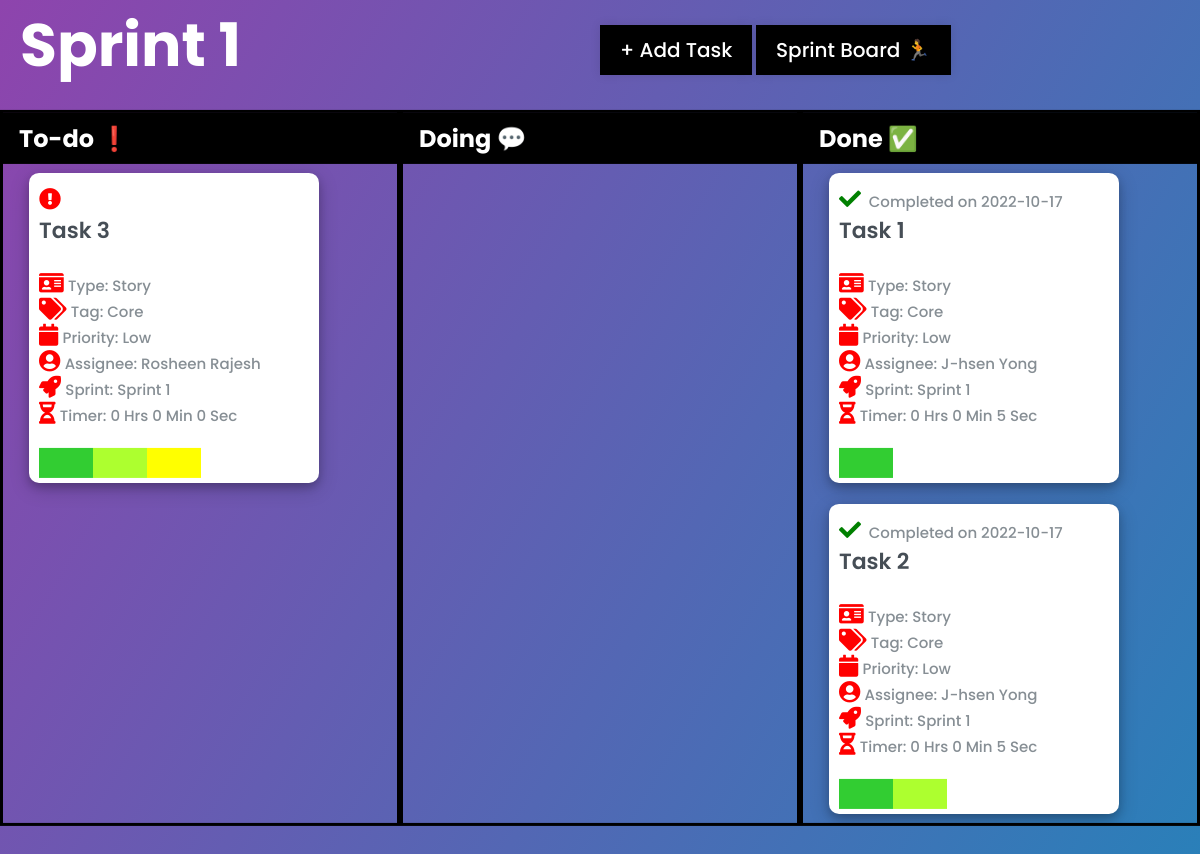
The page /kanban/1 on the database its author committed.
### tables this page shows
CREATE TABLE "Sprint" (
	"sprint_id"	INTEGER NOT NULL UNIQUE,
	"sprint_name"	TEXT,
	"sprint_start"	TEXT,
	"sprint_end"	TEXT,
	"sprint_status"	TEXT,
	PRIMARY KEY("sprint_id" AUTOINCREMENT)
);

CREATE TABLE "card" (
	"card_id"	INTEGER NOT NULL UNIQUE,
	"card_name"	TEXT NOT NULL,
	"card_tag"	TEXT,
	"card_priority"	TEXT,
	"card_storypoint"	TEXT,
	"card_description"	TEXT,
	"card_status"	TEXT,
	"card_start"	TEXT,
	"card_stop"	TEXT,
	"card_elapsed"	BLOB,
	"list_id"	INTEGER,
	"user_username"	TEXT,
	"sprint_id"	INTEGER,
	"card_type"	INTEGER,
	"card_timer"	BLOB DEFAULT 0,
	PRIMARY KEY("card_id" AUTOINCREMENT),
	FOREIGN KEY("user_username") REFERENCES "User"("user_username") ON DELETE SET NULL,
	FOREIGN KEY("list_id") REFERENCES "List"("list_id") ON DELETE SET NULL,
	FOREIGN KEY("sprint_id") REFERENCES "Sprint"("sprint_id") ON DELETE SET NULL
);

### app.py (the view)
@app.route('/kanban/<int:id>', methods=['GET', 'POST'])
def kanban(id):
    sprints = appDb.all_sprint()
    for sprint in sprints:
        if sprint[0] == id:
            sprint_name = sprint[1]
    tasks = appDb.all_cards()
    if request.method == "POST":
        task_id = request.form.get("add_task")
        appDb.update_card("sprint_id", id, task_id)
        return redirect(f"/kanban/{id}")
    else:
        return render_template('kanban.html', tasks=tasks, id=id, sprint_name=sprint_name, sprints=sprints)

### db.py (called while the page is built)
    def all_cards(self ) :
        try :
            self.cursor.execute(
                "SELECT * from CARD")
            return self.cursor.fetchall()
        except Exception as e :
            return e

    def all_sprint(self) :
        try :
            self.cursor.execute(
                "Select * from sprint")
            return self.cursor.fetchall()
        except Exception as e :
            return e

### templates/kanban.html (shortened to what this page needs)
{% extends "base.html" %}
{% block head %}
<link rel="stylesheet" href="https://use.fontawesome.com/releases/v5.15.4/css/all.css"/>
{% endblock %}
{%block body %}
<div class="kanban_page">
    <h1>{{sprint_name}}</h1>
     <div class="todo-container" >
        <div class="status">
            <h2>To-do &#10071</h2>
            {% for task in tasks %}
            {% if task[6] == "To do" and task[12] == id %}
            <div class="miniature_card">
                <div class="front_facing">
                    {% if task[6] == "To do" %}
                        <div><i class="fa fa-exclamation-circle" style="color:red; margin-top: 5px;"></i></div>
                    {% elif task[6] == "Doing" %}
                        <div><i class="fa fa-ellipsis-h" style="color: 	#CCCC00; margin-top: 5px;"></i></div>
                    {% else %}
                        <div><i class="fa fa-check" style="color:green; margin-top: 5px;"></i></div>
                    {% endif %}
                    <div class="card_text">
                        <h3 class="name">{{task[1]}}</h3>
                        <br>
                    </div>
                    <div class="tag_type_priority">
                        <i class="fa fa-id-card"></i>
                        <span class="quote2">Type: {{task[13]}}</span>
                        <br>
                        <i class="fa fa-tags"></i>
                        <span class="quote2">Tag: {{task[2]}}</span>
                        <br>
                        <i class="fa fa-calendar"></i>
                        <span class="quote2">Priority: {{task[3]}}</span>
                        <br>
                        <i class="fa fa-user-circle"></i>
                        <span class="quote2">Assignee: {{task[11]}}</span>
                        <br>
                        <i class="fa fa-rocket"></i>
                        {% if task[12] == None %}
                            <span class="quote2">Sprint: None</span>
                        {% else %}
                            {% for sprint in sprints %}
                                {% if task[12] == sprint[0] %}
                                    <span class="quote2">Sprint: {{sprint[1]}}</span>
                                {% endif %}
                            {% endfor %}
                        {% endif %}
                        <br>
                        <i class="fa fa-hourglass-half"></i>
                        {% if task[14] == 0 %}
                            <span class="quote2">Timer: 0 Hrs 0 Min 0 Sec</span>
                        {% else %}
                            {% set time = task[14]|int() %}
                            {% set time = time - 662400 %}
                            <span class="quote2">Timer: {{time // 3600}} Hrs {{(time // 60) - (60*(time // 3600))}} Min {{time % 60}} Sec</span>
                        {% endif %}
                        <br>
                        <div class="line">
                            {% if task[4] == "1" %}
                                <span class="color-1"></span>
                            {% elif task[4] == "2" %}
                                <span class="color-1"></span>
                                <span class="color-2"></span>
                            {% elif task[4] == "3" %}
                                <span class="color-1"></span>
                                <span class="color-2"></span>
                                <span class="color-3"></span>
                            {% elif task[4] == "4" %}
                                <span class="color-1"></span>
                                <span class="color-2"></span>
                                <span class="color-3"></span>
                                <span class="color-4"></span>
                            {% else %}
                                <span class="color-1"></span>
                                <span class="color-2"></span>
                                <span class="color-3"></span>
                                <span class="color-4"></span>
                                <span class="color-5"></span>
                            {% endif %}
                        </div>
                    </div>
                </div>
            </div>
            {% endif %}
            {% endfor %}
        </div>
        <div class="status">
            <h2>Doing &#128172</h2>
        </div>
        <div class="status">
            <h2>Done &#9989</h2>
            {% for task in tasks %}
            {% if task[6] == "Done" and task[12] == id %}
            <div class="miniature_card">
                <div class="front_facing">
                    {% if task[6] == "To do" %}
                        <div><i class="fa fa-exclamation-circle" style="color:red; margin-top: 5px;"></i></div>
                    {% elif task[6] == "Doing" %}
                        <div><i class="fa fa-ellipsis-h" style="color: 	#CCCC00; margin-top: 5px;"></i></div>
                    {% else %}
                    <div><i class="fa fa-check" style="color:green; margin-top: 5px;"></i><span class="quote2">&nbsp;&nbsp;Completed on {{task[9]}}</span></div>
                    {% endif %}
                    <div class="card_text">
                        <h3 class="name">{{task[1]}}</h3>
                        <br>
                    </div>
                    <div class="tag_type_priority">
                        <i class="fa fa-id-card"></i>
                        <span class="quote2">Type: {{task[13]}}</span>
                        <br>
                        <i class="fa fa-tags"></i>
                        <span class="quote2">Tag: {{task[2]}}</span>
                        <br>
                        <i class="fa fa-calendar"></i>
                        <span class="quote2">Priority: {{task[3]}}</span>
                        <br>
                        <i class="fa fa-user-circle"></i>
                        <span class="quote2">Assignee: {{task[11]}}</span>
                        <br>
                        <i class="fa fa-rocket"></i>
                        {% if task[12] == None %}
                            <span class="quote2">Sprint: None</span>
                        {% else %}
                            {% for sprint in sprints %}
                                {% if task[12] == sprint[0] %}
                                    <span class="quote2">Sprint: {{sprint[1]}}</span>
                                {% endif %}
                            {% endfor %}
                        {% endif %}
                        <br>
                        <i class="fa fa-hourglass-half"></i>
                        {% if task[14] == 0 %}
                            <span class="quote2">Timer: 0 Hrs 0 Min 0 Sec</span>
                        {% else %}
                            {% set time = task[14]|int() %}
                            {% set time = time - 662400 %}
                            <span class="quote2">Timer: {{time // 3600}} Hrs {{(time // 60) - (60*(time // 3600))}} Min {{time % 60}} Sec</span>
                        {% endif %}
                        <br>
                        <div class="line">
                            {% if task[4] == "1" %}
                                <span class="color-1"></span>
                            {% elif task[4] == "2" %}
                                <span class="color-1"></span>
                                <span class="color-2"></span>
                            {% elif task[4] == "3" %}
                                <span class="color-1"></span>
                                <span class="color-2"></span>
                                <span class="color-3"></span>
                            {% elif task[4] == "4" %}
                                <span class="color-1"></span>
                                <span class="color-2"></span>
                                <span class="color-3"></span>
                                <span class="color-4"></span>
                            {% else %}
                                <span class="color-1"></span>
                                <span class="color-2"></span>
                                <span class="color-3"></span>
                                <span class="color-4"></span>
                                <span class="color-5"></span>
                            {% endif %}
                        </div>
                    </div>
                </div>
            </div>
            {% endif %}
            {% endfor %}
    </div>
</div>
<div class="return_button">
    <a href="http://127.0.0.1:5000/sprint-board">Sprint Board &#127939</a>
</div>
<label for="add_task_check" class="show_add_task_btn2">+ Add Task</label>
{% endblock %}

### static/css/main.css (style rules this page uses)
* { margin: 0; padding: 0; box-sizing: border-box; font-family: "Poppins", sans-serif; }
body { margin: 0; padding: 0; overflow: hidden; }
.miniature_card { width: 290px; max-width: 290px; height: 310px; max-height: 310px; background-color: #fff; justify-content: left; align-items: left; text-align: left; border-radius: 10px; box-shadow: 0 4px 8px 0 rgba(0, 0, 0, 0.2), 0 6px 20px 0 rgba(0, 0, 0, 0.19); padding: 10px; overflow: hidden; margin-left: 10px; word-wrap: break-word; }
.miniature_card i { font-size: 22px !important; color: red; }
.miniature_card .name { font-size: 22px; color: #464e56; font-weight: 600; }
.miniature_card .quote2 { font-size: 15px; font-weight: 500; color: #868e94; }
.line span { display:block; width:20%; float:left; height:5px; margin-top: 20px; height: 30px; }
.line { width:100%; }
.color-1 { background: limegreen; }
.color-2 { background:greenyellow; }
.color-3 { background:yellow; }
.kanban_page { background: linear-gradient(120deg, #8e44ad, #2980b9); height: 100vh; }
.kanban_page h1 { text-align: left; padding-left: 20px; padding-bottom: 5px; font-size: 60px; color: white; }
.todo-container { position: relative; top: 50%; left: 50%; transform: translate(-50%, -55%); height: 90vh; display: flex; justify-content: center; }
.status { width: 33.33%; position: relative; border: 3px solid black; padding: 60px 1rem 0.5rem; display: grid; grid-template-columns: repeat(1, minmax(150px, 0.5fr)); grid-row: 150px; gap: 20px; justify-items: left; overflow: auto; max-height: 90%; margin-top: 10px; }
.status h2 { position: absolute; top: 0; Left: 0; margin: 0; width: 100%; padding: 0.5rem 1rem; color: white; background-color: black; }
.show_add_task_btn2 { background-color: black; padding: 10px 20px; font-size: 20px; font-weight: 500; color: white; cursor: pointer; box-shadow: 0px 0px 10px rgba(0,0,0,0.1); border-color: black; position: absolute; top: 25px; left: 50%; }
.kanban_page .return_button a { background-color: black; padding: 10px 20px; font-size: 20px; font-weight: 500; color: white; cursor: pointer; box-shadow: 0px 0px 10px rgba(0,0,0,0.1); border-color: black; position: absolute; top: 25px; left: 63%; text-decoration: none; }

### rows shown on the page
Sprint: sprint_name "Sprint 1"
card: card_status "To do" (drawn), card_name "Task 3", card_type "Story", card_tag "Core", card_priority "Low", user_username "Rosheen Rajesh", card_timer "Timer: 0 Hrs 0 Min 0 Sec", card_storypoint "3" (drawn)
card: card_elapsed "2022-10-17", card_name "Task 1", card_type "Story", card_tag "Core", card_priority "Low", user_username "J-hsen Yong", time "0", value "0", time "5", card_storypoint "1" (drawn)
card: card_elapsed "2022-10-17", card_name "Task 2", card_type "Story", card_tag "Core", card_priority "Low", user_username "J-hsen Yong", time "0", value "0", time "5", card_storypoint "2" (drawn)
